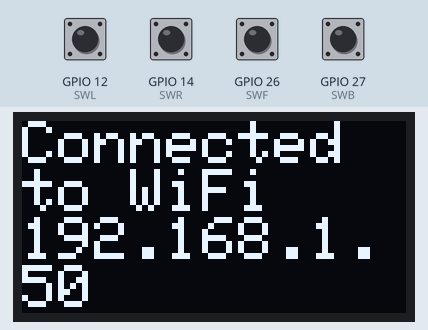
Bench run of a sketch on a simulated ESP32. Shown: 128×64 one-colour display. The test bench sets the inputs (shaded band); at power-on: GPIO 12 (SWL), GPIO 14 (SWR), GPIO 26 (SWF), GPIO 27 (SWB) HIGH. WiFi joins after 1.5 s; servers stay silent unless stated; uploads are accepted with an empty reply; what the sketch prints to the serial monitor is not drawn.

Above: at 2.7 s.
2.8 s: GPIO 12 (SWL) pulled LOW for 0.4 s
Timing chart, 0 to 5.8 s (numbered marks = the images above; inputs shaded):
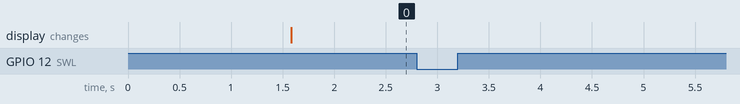

The sketch:

client_Ultrasonic.ino
```cpp
#include <WiFi.h>
#include <HTTPClient.h>
#include <Wire.h>
#include <Adafruit_GFX.h>
#include <Adafruit_SSD1306.h>

// WiFi credentials
const char* ssid = "MEAU";
const char* password = "123456789";

// Server URLs
const char* controlServerURL = "http://192.168.4.1/control";
const char* sensorServerURL = "http://192.168.4.1/sensor";

// Button pin definitions
int SWF = 26; // Forward button
int SWB = 27; // Backward button
int SWR = 14; // Right button
int SWL = 12; // Left button

String currentAction = "";
String prevResponse = ""; // Variable to keep track of previous response
bool actionSent = false; // To track if the action has been sent

// OLED display settings
#define SCREEN_WIDTH 128 // OLED display width, in pixels
#define SCREEN_HEIGHT 64 // OLED display height, in pixels
#define OLED_RESET -1    // Reset pin # (or -1 if sharing Arduino reset pin)
Adafruit_SSD1306 display(SCREEN_WIDTH, SCREEN_HEIGHT, &Wire, OLED_RESET);

void setup() {
  Serial.begin(115200);

  // Initialize buttons as input with pull-up resistors
  pinMode(SWF, INPUT_PULLUP);
  pinMode(SWB, INPUT_PULLUP);
  pinMode(SWR, INPUT_PULLUP);
  pinMode(SWL, INPUT_PULLUP);

  // Initialize the OLED display
  if (!display.begin(SSD1306_SWITCHCAPVCC, 0x3C)) { // 0x3C is the default I2C address for the OLED
    Serial.println(F("SSD1306 allocation failed"));
    for (;;); // Don't proceed, loop forever
  }
  display.clearDisplay();
  display.setTextSize(2);      // Set text size to 2 for larger font
  display.setTextColor(WHITE); // Set text color to white
  display.setCursor(0, 0);
  display.println("Connecting to WiFi...");
  display.display();

  // Connect to Wi-Fi
  WiFi.begin(ssid, password);
  Serial.println("Connecting to WiFi...");
  while (WiFi.status() != WL_CONNECTED) {
    delay(500);
    Serial.print(".");
  }

  Serial.println();
  Serial.print("Connected to WiFi with IP: ");
  Serial.println(WiFi.localIP());
  display.clearDisplay();
  display.setCursor(0, 0);
  display.println("Connected to WiFi");
  display.println(WiFi.localIP());
  display.display();
}

void loop() {
  // Read button states
  bool forwardPressed = digitalRead(SWF) == LOW;
  bool backwardPressed = digitalRead(SWB) == LOW;
  bool rightPressed = digitalRead(SWR) == LOW;
  bool leftPressed = digitalRead(SWL) == LOW;

  String action = "";
  if (forwardPressed) {
    action = "forward";
  } else if (backwardPressed) {
    action = "backward";
  } else if (rightPressed) {
    action = "right";
  } else if (leftPressed) {
    action = "left";
  } else {
    action = "stop";
  }

  // Send action to the server only if it changes
  if (action != currentAction) {
    if (action != "stop") {
      sendActionToServer(action);
      actionSent = true;
    } else if (actionSent) {
      sendActionToServer("stop"); // Stop the action when released
      actionSent = false;
    }
    currentAction = action;
  }

  // Get sensor data from the server periodically
  getSensorDataFromServer();

  delay(150);
}

// Function to send action commands to the server
void sendActionToServer(String action) {
  if (WiFi.status() == WL_CONNECTED) {
    HTTPClient http;
    String serverPath = String(controlServerURL) + "?action=" + action;

    http.begin(serverPath.c_str());
    int httpResponseCode = http.GET();

    if (httpResponseCode > 0) {
      String response = http.getString();
      Serial.print("Action sent from client: ");
      Serial.println(response);

    } else {
      Serial.print("Error code: ");
      Serial.println(httpResponseCode);
    }
    http.end();
  } else {
    Serial.println("WiFi not connected");
    // Display WiFi error on OLED
    display.clearDisplay();
    display.setTextSize(2); // Set a consistent text size for readability
    display.setTextColor(WHITE);
    display.setCursor(0, 0);
    display.println("WiFi not connected");
    display.display();
  }
}

// Function to get sensor data from the server and display it on the OLED
void getSensorDataFromServer() {
  if (WiFi.status() == WL_CONNECTED) {
    HTTPClient http;
    http.begin(sensorServerURL); // URL to get sensor data
    int httpResponseCode = http.GET();

    if (httpResponseCode > 0) {
      String sensorData = http.getString();
      Serial.print("Sensor data received: ");
      Serial.println(sensorData);

      // Show display with the current sensor data and action status
      showDisplay(sensorData, currentAction);
    } else {
      Serial.print("Error code while getting sensor data: ");
      Serial.println(httpResponseCode);
    }
    http.end();
  } else {
    Serial.println("WiFi not connected");
    // Display WiFi error on OLED
    showDisplay("WiFi not connected", "");
  }
}

// Function to update the OLED display with sensor data and action status
void showDisplay(String sensorData, String action) {
  display.clearDisplay();
  display.setTextSize(2); // Increase text size to 2 for better visibility
  display.setTextColor(WHITE);

  // Display sensor data at the top
  display.setCursor(0, 0);
  display.println("Sensor:");
  display.setTextSize(2); // Larger size for the actual data
  display.println(sensorData);

  // Display action status at the bottom
  display.setTextSize(2); // Set text size to 2 for action display
  display.setTextColor(WHITE); // Set text color to white
  display.setCursor(0, SCREEN_HEIGHT - 32); // Position at the bottom
  display.println("Action:");
  display.setTextSize(2); // Larger size for better readability
  display.println(action);
  display.display();
}
```

Measured:
- after the input at 2.8 s, every drawn part: stays the same
